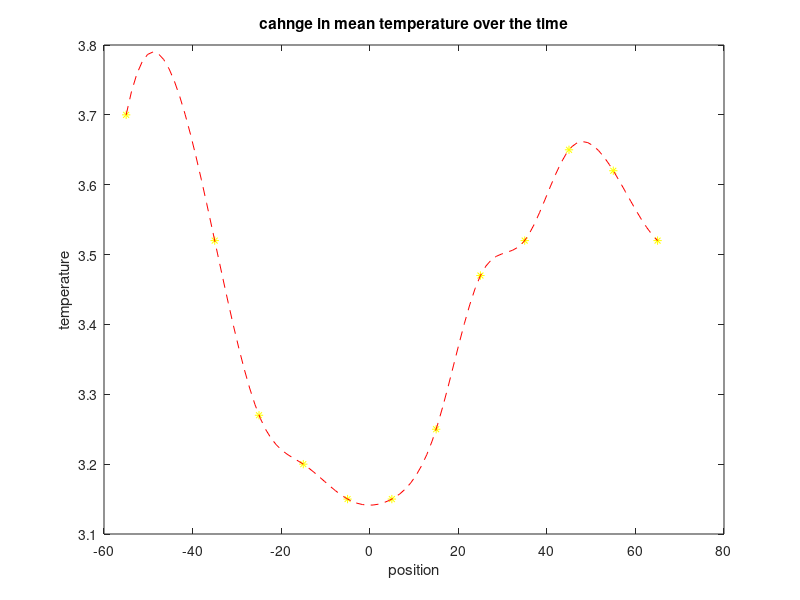

Here is the MATLAB script that generated this plot: (Note: this script raises an error after producing the figure.)
fprintf('apline application to real problem\n')

% data
% x  y
% 65 3.52
% 55 3.62
% 45 3.65
% 35 3.52
% 25 3.47
% 15 3.25
%  5 3.15
% -5 3.15
% -15 3.2
% -25 3.27
% -35 3.52
% -55 3.7

% new data
% -45 3.7

x = [-55,-35,-25,-15,-5,5,15,25,35,45,55,65]'; % position 
y = [3.7,3.52,3.27,3.2,3.15,3.15,3.25,3.47,3.52,3.65,3.62,3.52]'; % temperature

% spline
t = linspace(-55,65,100)';
S = spline(x,y); Sval = ppval(S,t);

% plot 
figure(1)
plot(x,y,'y*')
hold on
plot(t,Sval,'r--')
hold on
xlabel('position')
ylabel('temperature')
title('cahnge in mean temperature over the time')

% interpolation via Vandermonde matrix
a = getPolynCoeff(x,y);
yp = polyval(a,t);
plot(t,yp,'b--')
legend('data', 'spline', 'Vandermonde')

% new data
x_new = -45;
y_new = 3.7;

% how well are the approximations in the new data
y_s = ppval(S,x_new); err_s = abs(y_new-y_s); 
y_a = polyval(a,x_new); err_a = abs(y_new-y_a);
disp('     err_a     err_s')
disp([err_a,err_s])

% lagrangian polynom
% lagrange_poly = 0;
% for i = 1:length(x)
%     p=1;
%     for j=1:length(x)
%         if j~=i 
%         c = poly((x-x(j)))/(x(i)-x(j));
%         p = conv(c, p);
%         end
%     end
%     lagrange_poly = lagrange_poly + y(i)*p;
% end

% Vandermonde method tend to overfitt data 
% spline method is able to generalize well